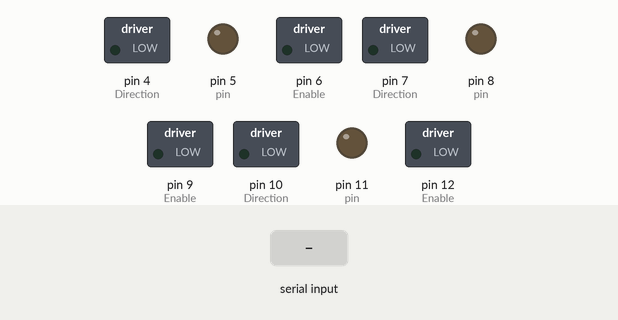
Simulated run of this sketch. Board: Arduino Uno, built with avr-gcc and run on an emulated ATmega328P. Shown: switched loads named in the sketch (green lamp = pin HIGH), output pins drawn as LEDs (lit = HIGH). The test bench sets the inputs (shaded band). What the sketch prints to the serial monitor is not drawn.

Above: at 1.2 s.
1.3 s: "c\n" received over Serial
At 2.5 s:
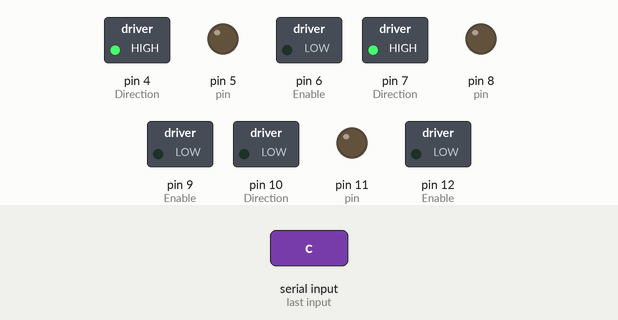
3.3 s: "f\n" received over Serial
At 5.0 s:
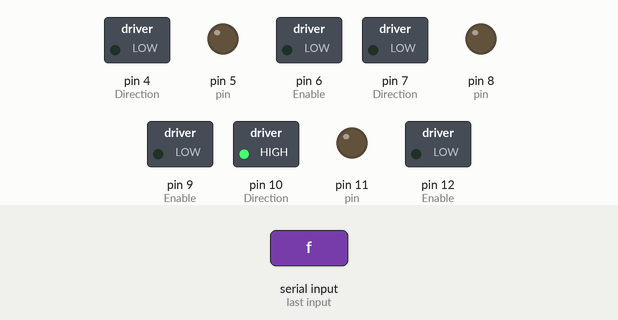
5.3 s: "v\n" received over Serial
At 5.59 s:
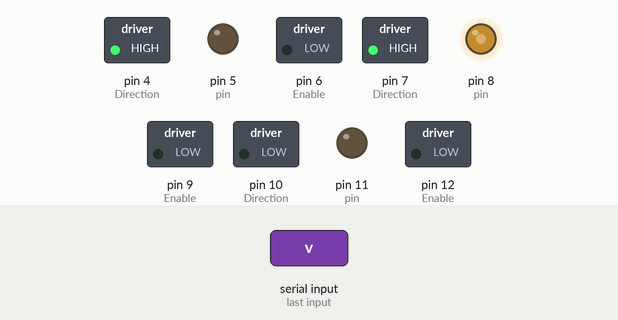
7.3 s: "g\n" received over Serial
At 7.59 s:
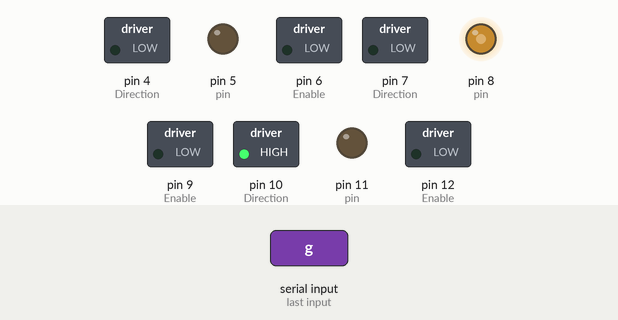
9.3 s: "b\n" received over Serial
At 9.59 s:
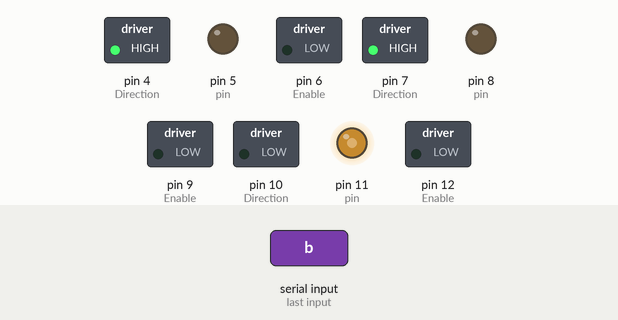
11.3 s: "h\n" received over Serial
At 11.59 s:
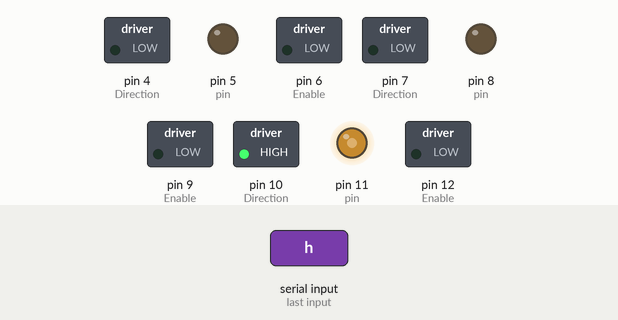
Timing chart, 0 to 14.3 s (numbered marks = the images above; inputs shaded):
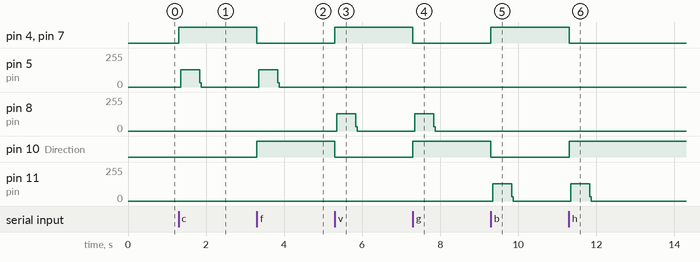

The sketch:

aruino.ino
```cpp
#include <Wire.h>
int Index;

//Значения поворота мотора
boolean m1 = true; // motor 1
boolean m2 = true; // motor 2
boolean m3 = false; // motor 3

void setup() {
  // Настройка соединения raspi - arduino
  Serial.begin(9600);
  // Настройка шаговых двигателей
  // motor 1
  pinMode(6, OUTPUT); //Enable
  pinMode(5, OUTPUT); //Step
  pinMode(4, OUTPUT); //Direction

  digitalWrite(6,LOW);

  //motor 2
  pinMode(9, OUTPUT); //Enable
  pinMode(8, OUTPUT); //Step
  pinMode(7, OUTPUT); //Direction

  digitalWrite(9,LOW);

  //motor 3
  pinMode(12, OUTPUT); //Enable
  pinMode(11, OUTPUT); //Step
  pinMode(10, OUTPUT); //Direction

  digitalWrite(12,LOW); // motor 1
  pinMode(6, OUTPUT); //Enable
  pinMode(5, OUTPUT); //Step
  pinMode(4, OUTPUT); //Direction

  digitalWrite(6,LOW);

  //motor 2
  pinMode(9, OUTPUT); //Enable
  pinMode(8, OUTPUT); //Step
  pinMode(7, OUTPUT); //Direction

  digitalWrite(9,LOW);

  //motor 3
  pinMode(12, OUTPUT); //Enable
  pinMode(11, OUTPUT); //Step
  pinMode(10, OUTPUT); //Direction

  digitalWrite(12,LOW);
}

void Rotate(byte motor, boolean state ){
  if (state){
    m1 = true;
    digitalWrite(4, HIGH);
    m2 = true;
    digitalWrite(7, HIGH);
    m3 = false;
    digitalWrite(10, LOW);
  }
  else{
    m1 = false;
    digitalWrite(4,LOW);
    m2 = false;
    digitalWrite(7, LOW);
    m3 = true;
    digitalWrite(10, HIGH);
  }
  byte pin = 0;
  if (motor == 1){
    pin = 5;
  }
  else if (motor == 2){
    pin = 8;
  }
  else{
    pin = 11;
  }
  for(Index = 0; Index < 100; Index++)
  {
    digitalWrite(pin,HIGH);
    delayMicroseconds(2500);
    digitalWrite(pin,LOW);
    delayMicroseconds(2500);
  }
}

void loop() {
  processMessage();
}

void processMessage() {
// c - close m1 f - open m1
// v - close m2 g - open m2
// b - close m3 h - open m3
String data;
  if (Serial.available() > 0){
    data = Serial.readStringUntil('\n');
    Serial.print("You sent me: ");
    Serial.println(data);
  }
  if (data == "c"){
    Rotate(1, true);
    Serial.write("m1 close");
    data = "";
  }

  if (data == "f"){
    Rotate(1, false);
    Serial.write("m1 open");
    data = "";
  }
  if (data == "v"){
    Rotate(2, true);
    Serial.write("m2 close");
    data = "";
  }
  if (data == "g"){
    Rotate(2, false);
    Serial.write("m2 open");
    data = "";
  }
  if (data == "b"){
    Rotate(3, true);
    Serial.write("m3 close");
    data = "";
  }
  if (data == "h"){
    Rotate(3, false);
    Serial.write("m1 open");
    data = "";
  }
}
```

Measured:
- after the input at 1.3 s, pin 4 (Direction), pin 7 (Direction): LOW → HIGH at once; pin 5 (pin): 0/255 → 128/255 after 0.05 s, → 0/255 0.48 s later
- after the input at 3.3 s, pin 4 (Direction), pin 7 (Direction): HIGH → LOW at once; pin 5 (pin): 0/255 → 128/255 after 0.05 s, → 0/255 0.48 s later; pin 10 (Direction): LOW → HIGH at once
- after the input at 5.3 s, pin 4 (Direction), pin 7 (Direction): LOW → HIGH at once; pin 8 (pin): 0/255 → 128/255 after 0.05 s, → 0/255 0.48 s later; pin 10 (Direction): HIGH → LOW at once
- after the input at 7.3 s, pin 4 (Direction), pin 7 (Direction): HIGH → LOW at once; pin 8 (pin): 0/255 → 128/255 after 0.05 s, → 0/255 0.48 s later; pin 10 (Direction): LOW → HIGH at once
- after the input at 9.3 s, pin 4 (Direction), pin 7 (Direction): LOW → HIGH at once; pin 10 (Direction): HIGH → LOW at once; pin 11 (pin): 0/255 → 128/255 after 0.05 s, → 0/255 0.48 s later
- after the input at 11.3 s, pin 4 (Direction), pin 7 (Direction): HIGH → LOW at once; pin 10 (Direction): LOW → HIGH at once; pin 11 (pin): 0/255 → 128/255 after 0.05 s, → 0/255 0.48 s later
